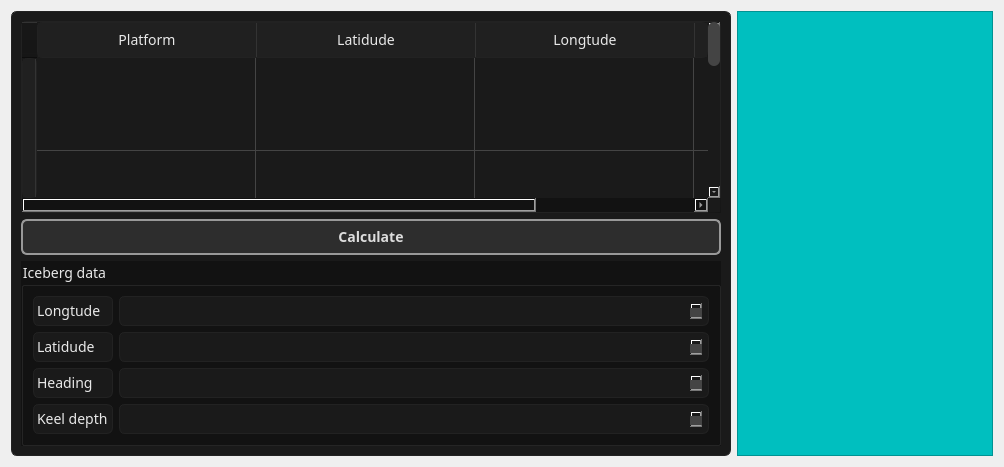
      <widget class="QWidget" name="tab_2">
       <attribute name="title">
        <string>Map</string>
       </attribute>
       <layout class="QHBoxLayout" name="horizontalLayout_2">
        <item>
         <widget class="QFrame" name="Left_2">
          <property name="styleSheet">
           <string notr="true">/* ======================= */
/*   GLOBAL APP BACKGROUND */
/* ======================= */
QWidget {
    background-color: #121212;   /* deep black */
    color: #e8e8e8;              /* white/gray text */
    font-size: 14px;
    font-family: Segon Ui, Arial;
}

/* ======================= */
/*       PUSH BUTTONS       */
/* ======================= */
QPushButton {
    background-color: #1f1f1f;
    color: #eaeaea;
    border: 1px solid #333;
    padding: 8px 14px;
    border-radius: 6px;
}

QPushButton:hover {
    background-color: #00000;
}

QPushButton:pressed {
    background-color: #0000;
    border-color: #555;
}

/* ======================= */
/*        LINE EDITS        */
/* ======================= */
QLineEdit, QTextEdit, QPlainTextEdit {
    background-color: #1a1a1a;
    color: white;
    border: 1px solid #333;
    border-radius: 5px;
    padding: 6px;
}

/* ======================= */
/*       COMBO BOXES        */
/* ======================= */
QComboBox {
    background-color: #1a1a1a;
    color: white;
    border: 1px solid #333;
    border-radius: 5px;
    padding: 6px;
}

QComboBox QAbstractItemView {
    background-color: #1a1a1a;
    selection-background-color: #333;
    color: white;
}

/* ======================= */
/*         SLIDERS          */
/* ======================= */
QSlider::groove:horizontal {
    height: 6px;
    background: #333;
    border-radius: 3px;
}

QSlider::handle:horizontal {
    background: #666;
    width: 14px;
    border-radius: 7px;

}
QSlider::groove:vertical {
    background: #333;          /* dark groove */
    width: 6px;                /* slim line */
    border-radius: 3px;
}

QSlider::handle:vertical {
    background: #666;          /* gray handle */
    border: 1px solid #444;
    height: 18px;
    width: 18px;
    margin: -4px 0;            /* allow overlap */
    border-radius: 9px;
}

QSlider::add-page:vertical {
    background: #222;           /* down side */
    border-radius: 3px;
}

QSlider::sub-page:vertical {
    background: #555;           /* up side */
    border-radius: 3px;
}
/* ======================= */
/*         TABLES           */
/* ======================= */
QTableWidget, QTableView {
    background-color: #151515;
    gridline-color: #444;
    border: 1px solid #333;
    color: white;
}

QHeaderView::section {
    background-color: #202020;
    color: #e8e8e8;
    padding: 6px;
    border: 0px;
    border-right: 1px solid #333;
}

QTableWidget::item:selected {
    background-color: #333;
    color: white;
}

/* ======================= */
/*          TABS            */
/* ======================= */
QTabWidget::pane {
    border: 1px solid #333;
    background: #111;
}

QTabBar::tab {
    background: #1d1d1d;
    color: #ddd;
    padding: 8px 20px;
    border-radius: 6px;
    margin-right: 4px;
}

QTabBar::tab:selected {
    background: #333333;
    color: white;
}

QTabBar::tab:hover {
    background: #2a2a2a;
}

/* ======================= */
/*       SCROLLBARS         */
/* ======================= */
QScrollBar:vertical {
    background: #1a1a1a;
    width: 12px;
}

QScrollBar::handle:vertical {
    background: #444;
    border-radius: 6px;
}

QScrollBar::handle:vertical:hover {
    background: #555;
}



/* ======================= */
/*          FRAMES          */
/* ======================= */
QFrame {
    border: 1px solid #222;
    border-radius: 6px;
    background-color: #1a1a1a;
}
/======================/ 
/*      Prograssing Bar    */
/======================/ 
QProgressBar {
    border: 2px solid #444;
    border-radius: 5px;
    background-color: #222;
    text-align: center;
    color: white;
}

QProgressBar::chunk {
    background-color: #00b050;   /* اللون الأخضر */
    width: 10px;
}</string>
          </property>
          <property name="frameShape">
           <enum>QFrame::StyledPanel</enum>
          </property>
          <property name="frameShadow">
           <enum>QFrame::Raised</enum>
          </property>
          <layout class="QGridLayout" name="gridLayout_7">
           <item row="0" column="0">
            <widget class="QTableWidget" name="Platform_table">
             <property name="minimumSize">
              <size>
               <width>700</width>
               <height>0</height>
              </size>
             </property>
             <property name="maximumSize">
              <size>
               <width>51202</width>
               <height>51200</height>
              </size>
             </property>
             <attribute name="horizontalHeaderCascadingSectionResizes">
              <bool>true</bool>
             </attribute>
             <attribute name="horizontalHeaderMinimumSectionSize">
              <number>100</number>
             </attribute>
             <attribute name="horizontalHeaderDefaultSectionSize">
              <number>219</number>
             </attribute>
             <attribute name="horizontalHeaderShowSortIndicator" stdset="0">
              <bool>true</bool>
             </attribute>
             <attribute name="horizontalHeaderStretchLastSection">
              <bool>true</bool>
             </attribute>
             <attribute name="verticalHeaderCascadingSectionResizes">
              <bool>true</bool>
             </attribute>
             <attribute name="verticalHeaderMinimumSectionSize">
              <number>22</number>
             </attribute>
             <attribute name="verticalHeaderDefaultSectionSize">
              <number>93</number>
             </attribute>
             <attribute name="verticalHeaderShowSortIndicator" stdset="0">
              <bool>true</bool>
             </attribute>
             <attribute name="verticalHeaderStretchLastSection">
              <bool>true</bool>
             </attribute>
             <row>
              <property name="text">
               <string/>
              </property>
             </row>
             <row>
              <property name="text">
               <string/>
              </property>
             </row>
             <row>
              <property name="text">
               <string/>
              </property>
             </row>
             <row>
              <property name="text">
               <string/>
              </property>
             </row>
             <column>
              <property name="text">
               <string>Platform</string>
              </property>
             </column>
             <column>
              <property name="text">
               <string>Latidude</string>
              </property>
             </column>
             <column>
              <property name="text">
               <string>Longtude</string>
              </property>
             </column>
             <column>
              <property name="text">
               <string>Depth</string>
              </property>
             </column>
            </widget>
           </item>
           <item row="4" column="0">
            <widget class="QGroupBox" name="groupBox">
             <property name="sizeIncrement">
              <size>
               <width>300</width>
               <height>0</height>
              </size>
             </property>
             <property name="baseSize">
              <size>
               <width>200</width>
               <height>0</height>
              </size>
             </property>
             <property name="font">
              <font>
               <family>Segon Ui</family>
               <pointsize>-1</pointsize>
               <strikeout>false</strikeout>
              </font>
             </property>
             <property name="title">
              <string>Iceberg data</string>
             </property>
             <layout class="QGridLayout" name="gridLayout_8">
              <item row="3" column="1">
               <widget class="QTextEdit" name="text_Depth">
                <property name="minimumSize">
                 <size>
                  <width>0</width>
                  <height>30</height>
                 </size>
                </property>
                <property name="maximumSize">
                 <size>
                  <width>16777215</width>
                  <height>30</height>
                 </size>
                </property>
               </widget>
              </item>
              <item row="0" column="0">
               <widget class="QLabel" name="Lon">
                <property name="text">
                 <string>Longtude</string>
                </property>
               </widget>
              </item>
              <item row="1" column="1">
               <widget class="QTextEdit" name="text_Lat">
                <property name="minimumSize">
                 <size>
                  <width>0</width>
                  <height>30</height>
                 </size>
                </property>
                <property name="maximumSize">
                 <size>
                  <width>16777215</width>
                  <height>30</height>
                 </size>
                </property>
               </widget>
              </item>
              <item row="1" column="0">
               <widget class="QLabel" name="Lat">
                <property name="text">
                 <string>Latidude</string>
                </property>
               </widget>
              </item>
              <item row="0" column="1">
               <widget class="QTextEdit" name="text_Lon">
                <property name="sizePolicy">
                 <sizepolicy hsizetype="Expanding" vsizetype="Fixed">
                  <horstretch>0</horstretch>
                  <verstretch>0</verstretch>
                 </sizepolicy>
                </property>
                <property name="minimumSize">
                 <size>
                  <width>0</width>
                  <height>30</height>
                 </size>
                </property>
                <property name="maximumSize">
                 <size>
                  <width>16777215</width>
                  <height>30</height>
                 </size>
                </property>
               </widget>
              </item>
              <item row="2" column="0">
               <widget class="QLabel" name="Heading">
                <property name="text">
                 <string>Heading</string>
                </property>
               </widget>
              </item>
              <item row="2" column="1">
               <widget class="QTextEdit" name="text_Head">
                <property name="minimumSize">
                 <size>
                  <width>0</width>
                  <height>30</height>
                 </size>
                </property>
                <property name="maximumSize">
                 <size>
                  <width>16777215</width>
                  <height>30</height>
                 </size>
                </property>
               </widget>
              </item>
              <item row="3" column="0">
               <widget class="QLabel" name="Depth">
                <property name="text">
                 <string>Keel depth</string>
                </property>
               </widget>
              </item>
             </layout>
            </widget>
           </item>
           <item row="1" column="0">
            <widget class="QPushButton" name="btn_calculate">
             <property name="styleSheet">
              <string notr="true">QPushButton {
    background-color: #2d2d2d;          /* same tone as slider sub-page */
    border: 2px solid #999;             /* metallic border like slider lever */
    border-radius: 6px;
    padding: 6px 12px;
    color: #dddddd;
    font-weight: bold;
}

/* Hover effect: subtle brightness increase */
QPushButton:hover {
    background-color: #3a3a3a;
    border-color: #ccc;
}

QPushButton:pressed {
    background: qlineargradient(x1:0, y1:0, x2:0, y2:1,
        stop:0 #1a1a2a, stop:0.5 #0a0a1a, stop:1 #00000a);
    color: #a0a0ff;
    border: 2px solid #5555ff;
    text-shadow: 0px 0px 8px rgba(100, 100, 255, 0.7);
    box-shadow: 0px 0px 15px rgba(100, 100, 255, 0.4);
}


</string>
             </property>
             <property name="text">
              <string>Calculate</string>
             </property>
            </widget>
           </item>
          </layout>
         </widget>
        </item>
        <item>
         <widget class="QGraphicsView" name="Map">
          <property name="styleSheet">
           <string notr="true">background-color: rgb(0, 191, 191);</string>
          </property>
         </widget>
        </item>
       </layout>
      </widget>
